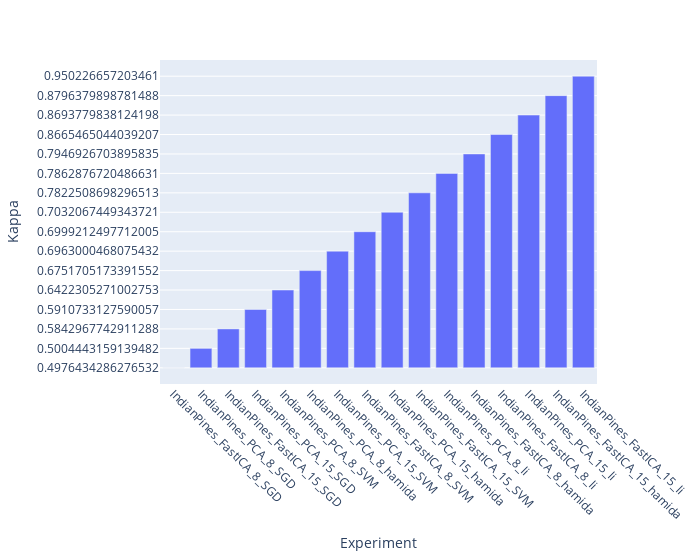

The cell this chart's notebook holds for it:
### Code cell
arr = np.array([[exp, dict_results[exp]['Kappa'][0]] for exp in dict_results])
sorted_data = arr[np.argsort(arr[:, 1])]


fig = px.bar({'Kappa':[data[1] for data in sorted_data],
              'Experiment': [data[0] for data in sorted_data]}, x='Experiment', y='Kappa',
              width=700)
fig.update_xaxes(tickangle=45)
fig.show()

### Figure 1 — Plotly figure (JSON) as saved in the notebook; plotly's stock layout.template omitted (floating-point values rounded to 4 significant figures)
{"data": [{"alignmentgroup": "True", "hovertemplate": "Experiment=%{x}<br>Kappa=%{y}<extra></extra>", "legendgroup": "", "marker": {"color": "#636efa", "pattern": {"shape": ""}}, "name": "", "offsetgroup": "", "orientation": "v", "showlegend": false, "textposition": "auto", "type": "bar", "x": ["IndianPines_FastICA_8_SGD", "IndianPines_PCA_8_SGD", "IndianPines_FastICA_15_SGD", "IndianPines_PCA_15_SGD", "IndianPines_PCA_8_SVM", "IndianPines_PCA_8_hamida", "IndianPines_PCA_15_SVM", "IndianPines_FastICA_8_SVM", "IndianPines_PCA_15_hamida", "IndianPines_FastICA_15_SVM", "IndianPines_PCA_8_li", "IndianPines_FastICA_8_hamida", "IndianPines_FastICA_8_li", "IndianPines_PCA_15_li", "IndianPines_FastICA_15_hamida", "IndianPines_FastICA_15_li"], "xaxis": "x", "y": ["0.4976434286276532", "0.5004443159139482", "0.5842967742911288", "0.5910733127590057", "0.6422305271002753", "0.6751705173391552", "0.6963000468075432", "0.6999212497712005", "0.7032067449343721", "0.7822508698296513", "0.7862876720486631", "0.7946926703895835", "0.8665465044039207", "0.8693779838124198", "0.8796379898781488", "0.950226657203461"], "yaxis": "y"}], "layout": {"barmode": "relative", "legend": {"tracegroupgap": 0}, "margin": {"t": 60}, "width": 700, "xaxis": {"anchor": "y", "domain": [0, 1], "tickangle": 45, "title": {"text": "Experiment"}}, "yaxis": {"anchor": "x", "domain": [0, 1], "title": {"text": "Kappa"}}}}
